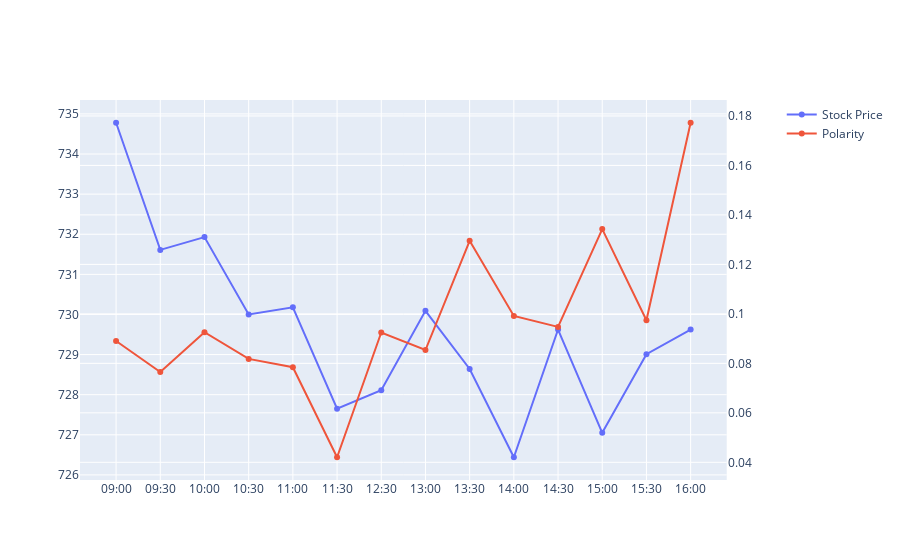

The code cell stored with this chart in its notebook:
### Code cell
fig.add_trace(
    go.Scatter(x=dfstock['time'], y=dfstock['avg_polarity'], name="Polarity"),
    secondary_y=True,
)

### Figure 1 — Plotly figure (JSON) as saved in the notebook; plotly's stock layout.template omitted (floating-point values rounded to 4 significant figures)
{"data": [{"name": "Stock Price", "type": "scatter", "x": ["09:00", "09:30", "10:00", "10:30", "11:00", "11:30", "12:30", "13:00", "13:30", "14:00", "14:30", "15:00", "15:30", "16:00"], "xaxis": "x", "y": [734.8, 731.6, 731.9, 730, 730.2, 727.6, 728.1, 730.1, 728.6, 726.4, 729.6, 727.0, 729.0, 729.6], "yaxis": "y"}, {"name": "Polarity", "type": "scatter", "x": ["09:00", "09:30", "10:00", "10:30", "11:00", "11:30", "12:30", "13:00", "13:30", "14:00", "14:30", "15:00", "15:30", "16:00"], "xaxis": "x", "y": [0.08905, 0.07651, 0.0926, 0.08179, 0.07843, 0.04205, 0.09246, 0.08538, 0.1295, 0.09914, 0.09473, 0.1343, 0.09743, 0.1772], "yaxis": "y2"}], "layout": {"xaxis": {"anchor": "y", "domain": [0, 0.94]}, "yaxis": {"anchor": "x", "domain": [0, 1]}, "yaxis2": {"anchor": "x", "overlaying": "y", "side": "right"}}}
